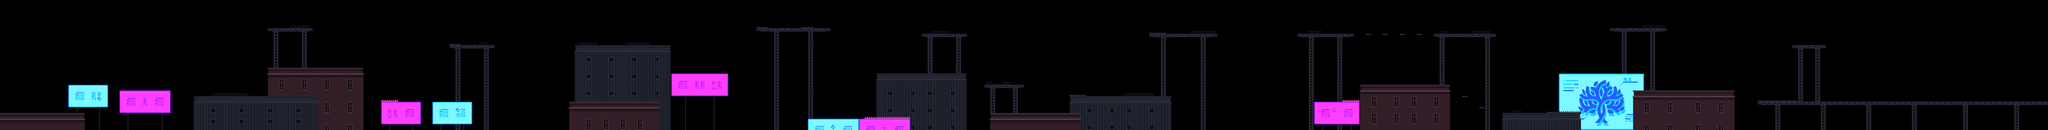

A 2D game scene composited from a Tiled map and its tileset images. What follows is a short description and the map's XML, with each tile layer's data collapsed to a summary:
An orthogonal 360x23 tile map with 32x32 px tiles, 4 tile layers (BlocksLayer3, BlocksLayer2, BlocksLayer1, Props) and 109 objects (13x fly_mon, 11x spike, 8x ground_mon_1, 8x ground_mon_2, 5x UD, ...).

<map version="1.10" tiledversion="1.10.1" orientation="orthogonal" renderorder="right-down" width="360" height="23" tilewidth="32" tileheight="32" infinite="0" nextlayerid="19" nextobjectid="302">
 <tileset firstgid="1" source="Stage2.tsx" />
 <layer id="17" name="BlocksLayer3" width="360" height="23">
  <data>[8280 cells, 236 non-empty, 16 distinct tile ids]</data>
 </layer>
 <layer id="15" name="BlocksLayer2" width="360" height="23">
  <data>[8280 cells, 902 non-empty, 195 distinct tile ids]</data>
 </layer>
 <layer id="1" name="BlocksLayer1" width="360" height="23">
  <data>[8280 cells, 864 non-empty, 48 distinct tile ids]</data>
 </layer>
 <layer id="12" name="Props" width="360" height="23">
  <data>[8280 cells, 127 non-empty, 20 distinct tile ids]</data>
 </layer>
 <objectgroup id="3" name="Blocks" visible="0">
  <object id="2" x="0" y="640" width="480" height="32" />
  <object id="7" x="1088" y="544" width="704" height="32" />
  <object id="9" x="384" y="480" width="224" height="128" />
  <object id="182" x="-32" y="0" width="32" height="640" />
  <object id="187" x="1504" y="384" width="544" height="32" />
  <object id="188" x="1536" y="192" width="32" height="192" />
  <object id="189" x="1504" y="160" width="256" height="32" />
  <object id="190" x="2144" y="576" width="224" height="128" />
  <object id="191" x="2528" y="256" width="256" height="32" />
  <object id="192" x="3200" y="576" width="512" height="32" />
  <object id="194" x="3232" y="256" width="544" height="32" />
  <object id="195" x="4256" y="160" width="416" height="32" />
  <object id="196" x="4544" y="672" width="576" height="32" />
  <object id="197" x="4928" y="416" width="512" height="32" />
  <object id="198" x="5184" y="192" width="256" height="32" />
  <object id="199" x="5216" y="224" width="32" height="192" />
  <object id="201" x="5376" y="224" width="32" height="192" />
  <object id="202" x="5536" y="480" width="224" height="32" />
  <object id="203" x="5568" y="640" width="512" height="32" />
  <object id="204" x="6016" y="544" width="576" height="32" />
  <object id="205" x="6464" y="192" width="384" height="32" />
  <object id="206" x="7296" y="192" width="320" height="32" />
  <object id="208" x="7648" y="480" width="512" height="32" />
  <object id="209" x="8064" y="192" width="352" height="32" />
  <object id="210" x="7680" y="192" width="32" height="32" />
  <object id="211" x="7776" y="192" width="32" height="32" />
  <object id="212" x="7872" y="192" width="32" height="32" />
  <object id="213" x="7968" y="192" width="32" height="32" />
  <object id="214" x="8224" y="544" width="32" height="32" />
  <object id="215" x="8320" y="608" width="32" height="32" />
  <object id="216" x="8448" y="640" width="448" height="32" />
  <object id="217" x="8768" y="416" width="480" height="192" />
  <object id="218" x="9056" y="160" width="320" height="32" />
  <object id="219" x="9248" y="512" width="512" height="32" />
  <object id="221" x="9888" y="576" width="1632" height="32" />
  <object id="222" x="10112" y="288" width="32" height="288" />
  <object id="223" x="10208" y="288" width="32" height="288" />
  <object id="224" x="10080" y="256" width="192" height="32" />
  <object id="275" x="1696" y="192" width="32" height="192" />
  <object id="295" x="672" y="512" width="288" height="128" />
  <object id="296" x="2432" y="576" width="224" height="128" />
  <object id="297" x="3776" y="416" width="320" height="128" />
  <object id="298" x="7392" y="576" width="256" height="128" />
 </objectgroup>
 <objectgroup id="18" name="SpecialOccasions" visible="0">
  <object id="290" name="wallblock" x="10240" y="0" width="32" height="576" />
  <object id="291" name="boss_event" x="10272" y="544" width="1248" height="32" />
 </objectgroup>
 <objectgroup id="4" name="SpecialBlocks" visible="0">
  <object id="226" name="spike" x="2144" y="564" width="96" height="12" />
  <object id="227" name="spike" x="2528" y="244" width="64" height="12" />
  <object id="228" name="spike" x="4256" y="148" width="64" height="12" />
  <object id="229" name="spike" x="4512" y="148" width="64" height="12" />
  <object id="230" name="spike" x="4864" y="660" width="256" height="12" />
  <object id="231" name="spike" x="6016" y="532" width="96" height="12" />
  <object id="232" name="spike" x="6464" y="180" width="96" height="12" />
  <object id="235" name="spike" x="7552.36" y="563.636" width="96" height="12" />
  <object id="237" name="spike" x="8704" y="628" width="192" height="12" />
  <object id="238" name="spike" x="9888" y="564" width="224" height="12" />
  <object id="299" name="spike" x="-14.67" y="868" width="11520" height="32" />
 </objectgroup>
 <objectgroup id="5" name="MovingBlocksArea" visible="0">
  <object id="240" name="UD" x="1312" y="160" width="64" height="256" />
  <object id="241" name="LR" x="2720" y="576" width="416" height="32" />
  <object id="242" name="LR" x="2848" y="256" width="320" height="32" />
  <object id="243" name="UD" x="4800" y="416" width="64" height="224" />
  <object id="244" name="LR" x="4736" y="256" width="352" height="32" />
  <object id="245" name="UD" x="6304" y="160" width="64" height="192" />
  <object id="247" name="LR" x="5760" y="320" width="384" height="32" />
  <object id="248" name="UD" x="8544" y="192" width="64" height="320" />
  <object id="249" name="UD" x="9920" y="224" width="64" height="224" />
  <object id="250" name="LR" x="9440" y="192" width="352" height="32" />
 </objectgroup>
 <objectgroup id="6" name="FallingBlocks" visible="0">
  <object id="251" name="Fall" x="4192" y="480" width="64" height="32" />
  <object id="252" name="Fall" x="4416" y="608" width="64" height="32" />
  <object id="253" name="Fall" x="6912" y="256" width="64" height="32" />
  <object id="254" name="Fall" x="7104" y="256" width="64" height="32" />
 </objectgroup>
 <objectgroup id="9" name="SpecialProps" visible="0">
  <object id="134" name="switch1" x="2624" y="224" width="32" height="32" />
  <object id="135" name="wall1" x="4032" y="-32" width="64" height="448" />
  <object id="136" name="switch2" x="4416" y="128" width="32" height="32" />
  <object id="137" name="wall2" x="5376" y="-64" width="64" height="256" />
  <object id="138" name="switch3" x="7520" y="160" width="32" height="32" />
  <object id="139" name="wall3" x="8992" y="160" width="64" height="256" />
 </objectgroup>
 <objectgroup id="2" name="Player">
  <object id="1" name="startRect" x="128" y="544" width="46" height="96" />
  <object id="277" name="bossState" x="10176" y="160" width="32" height="96" />
  <object id="300" name="endRect" x="11520" y="0" width="32" height="576" />
 </objectgroup>
 <objectgroup id="7" name="GroundMonster">
  <object id="104" name="ground_mon_1" x="1472" y="480" width="288" height="64" />
  <object id="178" name="ground_mon_1" x="3808" y="352" width="256" height="64" />
  <object id="270" name="ground_mon_1" x="8800" y="352" width="416" height="64" />
  <object id="271" name="ground_mon_1" x="8096" y="128" width="288" height="64" />
  <object id="272" name="ground_mon_1" x="7328" y="128" width="256" height="64" />
  <object id="279" name="ground_mon_2" x="1120" y="480" width="416" height="64" />
  <object id="280" name="ground_mon_2" x="1536" y="96" width="192" height="64" />
  <object id="281" name="ground_mon_2" x="3232" y="512" width="416" height="64" />
  <object id="282" name="ground_mon_2" x="3264" y="192" width="416" height="64" />
  <object id="283" name="ground_mon_1" x="4576" y="608" width="256" height="64" />
  <object id="284" name="ground_mon_1" x="4960" y="352" width="224" height="64" />
  <object id="285" name="ground_mon_2" x="5600" y="576" width="384" height="64" />
  </objectgroup>
 <objectgroup id="10" name="FlyingMonster">
  <!-- 14 objects omitted --></objectgroup>
 <objectgroup id="11" name="Boss">
  <!-- 1 objects omitted --></objectgroup>
</map>
<!-- 18 of 109 objects omitted -->